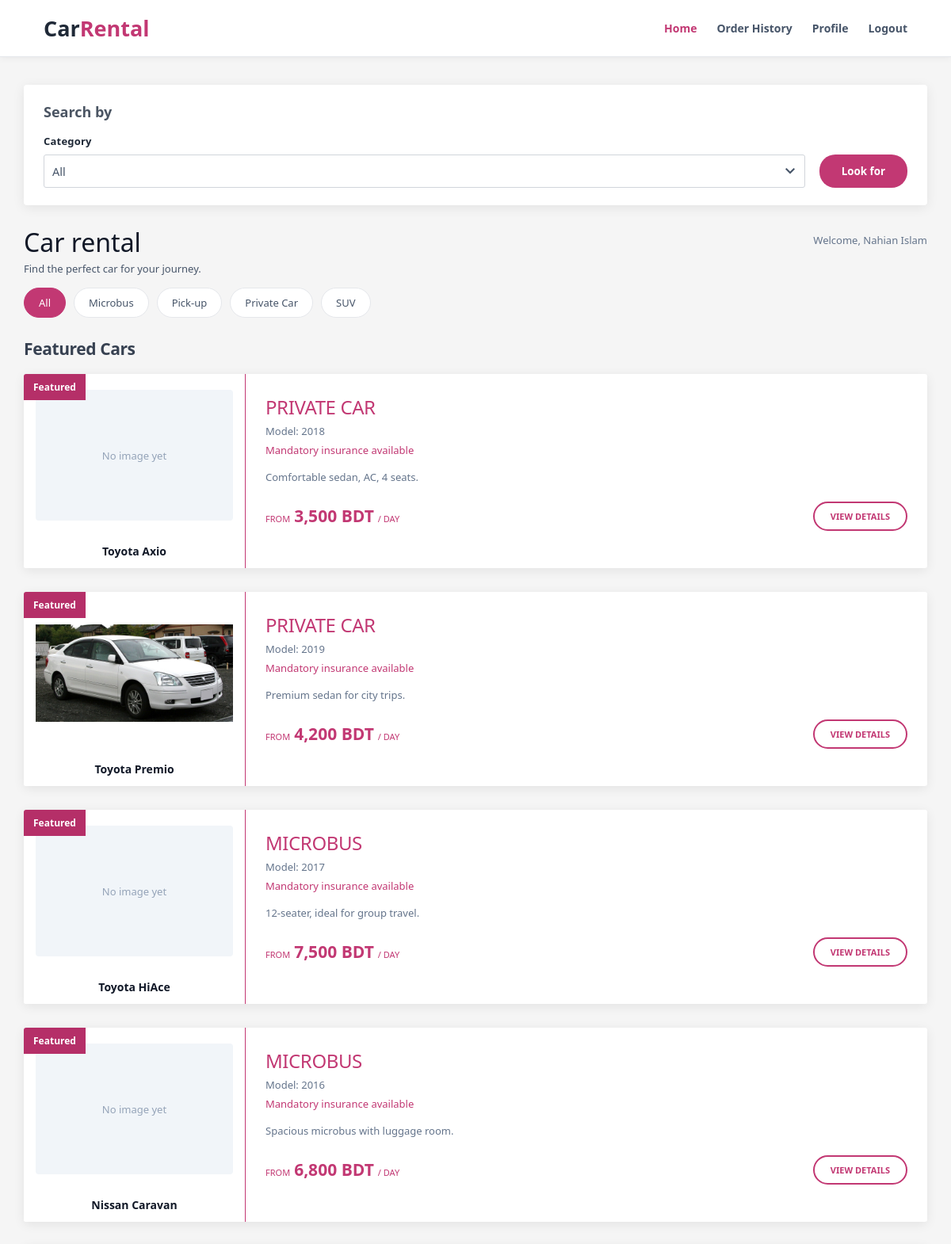
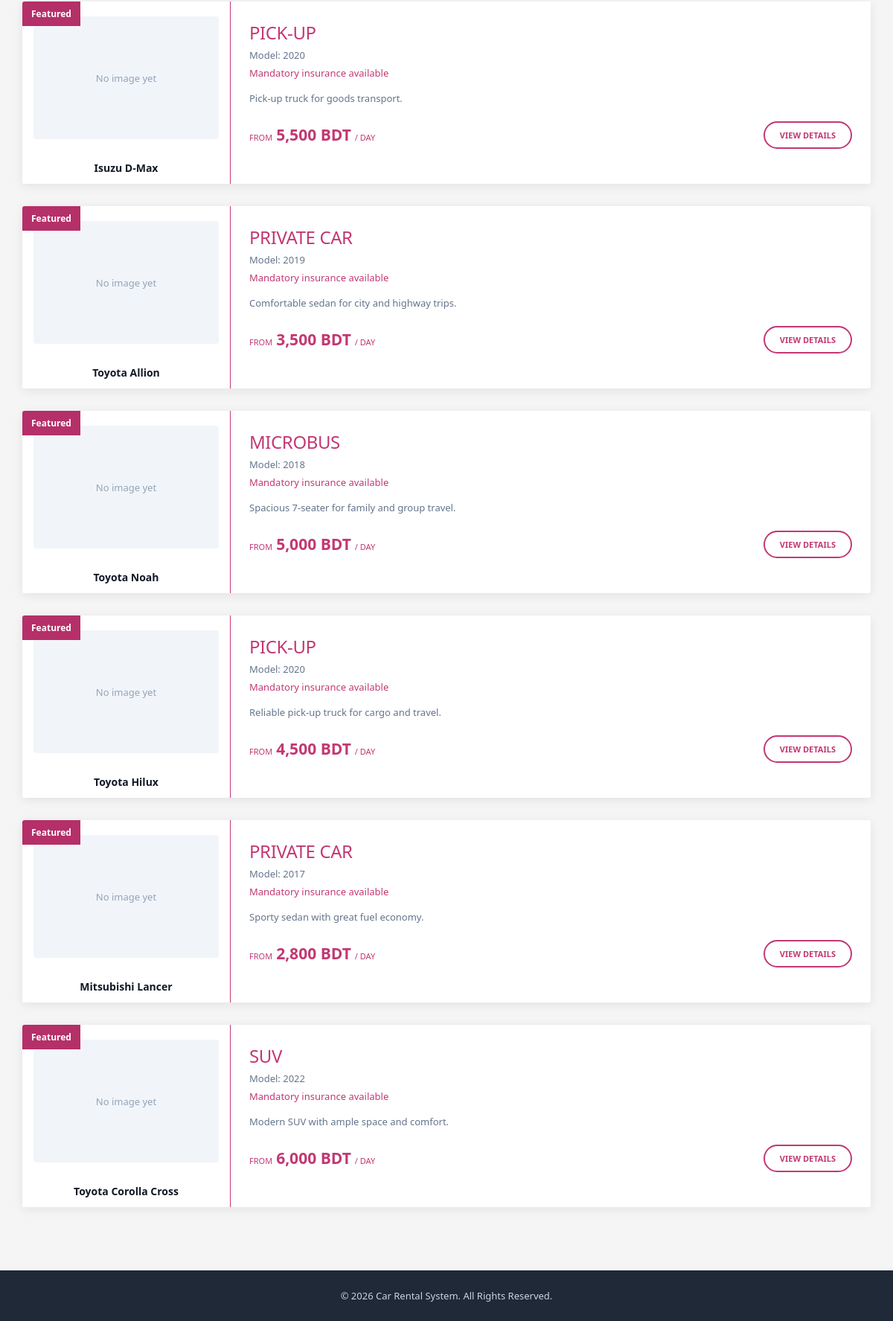
The app's page /views/homepage.php (signed in) with its own data (2 pictures, top to bottom).
### tables this page shows
CREATE TABLE `users` (
  `id` int(10) UNSIGNED NOT NULL,
  `NAME` varchar(100) NOT NULL,
  `email` varchar(150) NOT NULL,
  `password_hash` varchar(255) NOT NULL,
  `role` enum('admin','member') NOT NULL DEFAULT 'member',
  `profile_picture` varchar(255) DEFAULT NULL,
  `address` varchar(255) DEFAULT NULL,
  `phone` varchar(20) DEFAULT NULL,
  `created_at` timestamp NOT NULL DEFAULT current_timestamp()
);

CREATE TABLE `cars` (
  `id` int(10) UNSIGNED NOT NULL,
  `NAME` varchar(100) NOT NULL,
  `model` varchar(100) NOT NULL,
  `TYPE` varchar(50) NOT NULL,
  `price_per_day` decimal(10,2) NOT NULL,
  `availability_status` enum('available','unavailable') NOT NULL DEFAULT 'available',
  `image_path` varchar(255) DEFAULT NULL,
  `description` text DEFAULT NULL,
  `created_at` timestamp NOT NULL DEFAULT current_timestamp()
);

### controllers/home_control.php (called while the page is built, shortened)
<?php
require_once __DIR__ . "/../models/db.php";
require_once __DIR__ . "/../models/session_helper.php";
$currentUser = requireLogin();
$db   = new mydb();
$conn = $db->openConn();
$carTypes = $db->getDistinctCarTypes($conn);
$categories = array("All");
foreach ($carTypes as $oneType) {
    $categories[] = $oneType;
}
$selectedCategory = "All";
$cars = $db->getAvailableCars($conn, $selectedCategory);

### models/db.php (called while the page is built, shortened)
<?php
class mydb
{
    function findUserById($conn, $userId)
    {
        $sql = "SELECT id, NAME AS name, email, password_hash, role,
                       profile_picture, address, phone
                FROM users
                WHERE id = ?
                LIMIT 1";
        $stmt = $conn->prepare($sql);
        $stmt->bind_param("i", $userId);
        $stmt->execute();
        $result = $stmt->get_result();
        $row    = $result->fetch_assoc();
        return $row;
    }
    function getDistinctCarTypes($conn)
    {
        $sql = "SELECT DISTINCT TRIM(TYPE) AS type
                FROM cars
                ORDER BY type ASC";
        $stmt = $conn->prepare($sql);
        $stmt->execute();
        $result = $stmt->get_result();
        $types = array();
        while ($row = $result->fetch_assoc()) {
            $types[] = $row["type"];
        }
        return $types;
    }
    function getAvailableCars($conn, $type)
    {
        if ($type == "All") {
            $sql = "SELECT id, NAME AS name, model, TRIM(TYPE) AS type,
                           price_per_day, availability_status,
                           image_path, IFNULL(description, '') AS description
                    FROM cars
                    WHERE availability_status = 'available'
                    ORDER BY id ASC";
            $stmt = $conn->prepare($sql);
        }
        $stmt->execute();
        $result = $stmt->get_result();
        $cars = array();
        while ($row = $result->fetch_assoc()) {
            $cars[] = $row;
        }
        return $cars;
    }
}

### models/session_helper.php (called while the page is built, shortened)
<?php
require_once __DIR__ . "/db.php";
function requireLogin()
{
    $db   = new mydb();
    $conn = $db->openConn();
    $user = $db->findUserById($conn, $_SESSION["user_id"]);
    return $user;
}

### views/homepage.php (the view, shortened to what this page needs)
<?php
require_once __DIR__ . "/../controllers/home_control.php";
?>
<!DOCTYPE html>
<html lang="en">
<head>
    <link rel="stylesheet" href="../public/css/style.css">
</head>
<body class="homepage">
    <header class="homepage-header">
        <div class="logo">
            Car<span>Rental</span>
        </div>
        <nav>
            <a href="homepage.php" class="active">Home</a>
            <a href="order_history.php">Order History</a>
            <a href="profile.php">Profile</a>
            <a href="../controllers/login_control.php?logout=true">Logout</a>
        </nav>
    </header>
    <main class="rental-container">
        <div class="search-sidebar">
            <h3>Search by</h3>
            <form method="get" action="homepage.php">
                <div class="search-fields">
                    <div class="field-group">
                        <label for="categorySelect">Category</label>
                        <select id="categorySelect" name="type">
                            <?php foreach ($categories as $category) { ?>
                                <option
                                    value="<?php echo htmlspecialchars($category); ?>"
                                    <?php if ($category == $selectedCategory) { echo "selected"; } ?>
                                >
                                    <?php echo htmlspecialchars($category); ?>
                                </option>
                            <?php } ?>
                        </select>
                    </div>
                    <button type="submit" class="search-button">Look for</button>
                </div>
            </form>
        </div>
        <section class="car-list">
            <div class="page-title">
                <div>
                    <h1>Car rental</h1>
                    <p>Find the perfect car for your journey.</p>
                </div>
                <span class="welcome">
                    Welcome, <?php echo htmlspecialchars($currentUser["name"]); ?>
                </span>
            </div>
            <div class="category-bar">
                <?php foreach ($categories as $category) { ?>
                    <a
                        href="homepage.php?type=<?php echo urlencode($category); ?>"
                        class="category-link<?php if ($category == $selectedCategory) { echo " active"; } ?>"
                    >
                        <?php echo htmlspecialchars($category); ?>
                    </a>
                <?php } ?>
            </div>
            <h2 class="section-title">
                <?php
                if ($selectedCategory == "All") {
                    echo "Featured Cars";
                } else {
                    echo htmlspecialchars($selectedCategory) . " Cars";
                }
                ?>
            </h2>
            <?php foreach ($cars as $car) { ?>
                <article class="car-card">
                    <div class="car-image-container">
                        <div class="discount">Featured</div>
                        <?php
                        $imageFile = "../public/uploads/cars/" . $car["image_path"];
                        ?>
                        <?php if ($car["image_path"] != "" && file_exists($imageFile)) { ?>
                            <img
                                src="<?php echo htmlspecialchars($imageFile); ?>"
                                alt="<?php echo htmlspecialchars($car["name"]); ?>"
                            >
                        <?php } else { ?>
                            <div class="no-image">No image yet</div>
                        <?php } ?>
                        <h3><?php echo htmlspecialchars($car["name"]); ?></h3>
                    </div>
                    <div class="car-details">
                        <h2><?php echo htmlspecialchars(strtoupper($car["type"])); ?></h2>
                        <p class="car-model">
                            Model: <?php echo htmlspecialchars($car["model"]); ?>
                        </p>
                        <p class="insurance">Mandatory insurance available</p>
                        <p class="description">
                            <?php echo htmlspecialchars($car["description"]); ?>
                        </p>
                        <div class="car-bottom">
                            <div class="price">
                                <small>FROM</small>
                                <strong><?php echo number_format($car["price_per_day"]); ?> BDT</strong>
                                <small>/ DAY</small>
                            </div>
                            <a href="car_details.php?id=<?php echo $car["id"]; ?>" class="details-button">
                                VIEW DETAILS
                            </a>
                        </div>
                    </div>
                </article>
            <?php } ?>
        </section>
    </main>
    <footer class="homepage-footer">
        <p>&copy; 2026 Car Rental System. All Rights Reserved.</p>
    </footer>
</body>
</html>

### records on screen
users: NAME "Nahian Islam"
cars: image_path "No image yet", NAME "Toyota Axio", type "PRIVATE CAR", model "2018", description "Comfortable sedan, AC, 4 seats.", price_per_day "3,500"
cars: image_path (picture), NAME "Toyota Premio", type "PRIVATE CAR", model "2019", description "Premium sedan for city trips.", price_per_day "4,200"
cars: image_path "No image yet", NAME "Toyota HiAce", type "MICROBUS", model "2017", description "12-seater, ideal for group travel.", price_per_day "7,500"
cars: shows "No image yet", NAME "Nissan Caravan", type "MICROBUS", model "2016", description "Spacious microbus with luggage room.", price_per_day "6,800"
cars: image_path "No image yet", NAME "Isuzu D-Max", type "PICK-UP", model "2020", description "Pick-up truck for goods transport.", price_per_day "5,500"
cars: shows "No image yet", NAME "Toyota Allion", type "PRIVATE CAR", model "2019", description "Comfortable sedan for city and highway trips.", price_per_day "3,500"
cars: image_path "No image yet", NAME "Toyota Noah", type "MICROBUS", model "2018", description "Spacious 7-seater for family and group travel.", price_per_day "5,000"
cars: image_path "No image yet", NAME "Toyota Hilux", type "PICK-UP", model "2020", description "Reliable pick-up truck for cargo and travel.", price_per_day "4,500"
cars: shows "No image yet", NAME "Mitsubishi Lancer", type "PRIVATE CAR", model "2017", description "Sporty sedan with great fuel economy.", price_per_day "2,800"
cars: shows "No image yet", NAME "Toyota Corolla Cross", type "SUV", model "2022", description "Modern SUV with ample space and comfort.", price_per_day "6,000"

### other values on screen
$category "All"
$category "Microbus"
$category "Pick-up"
$category "Private Car"
$category "SUV"
form field type "All"
